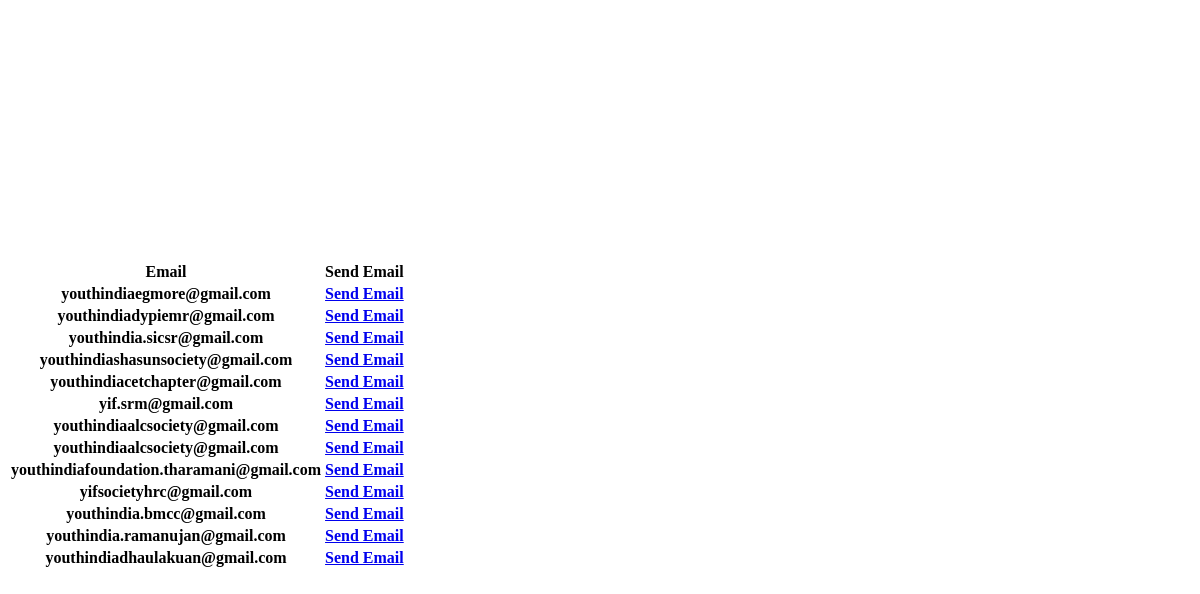
The app's page /email_test/, older data.
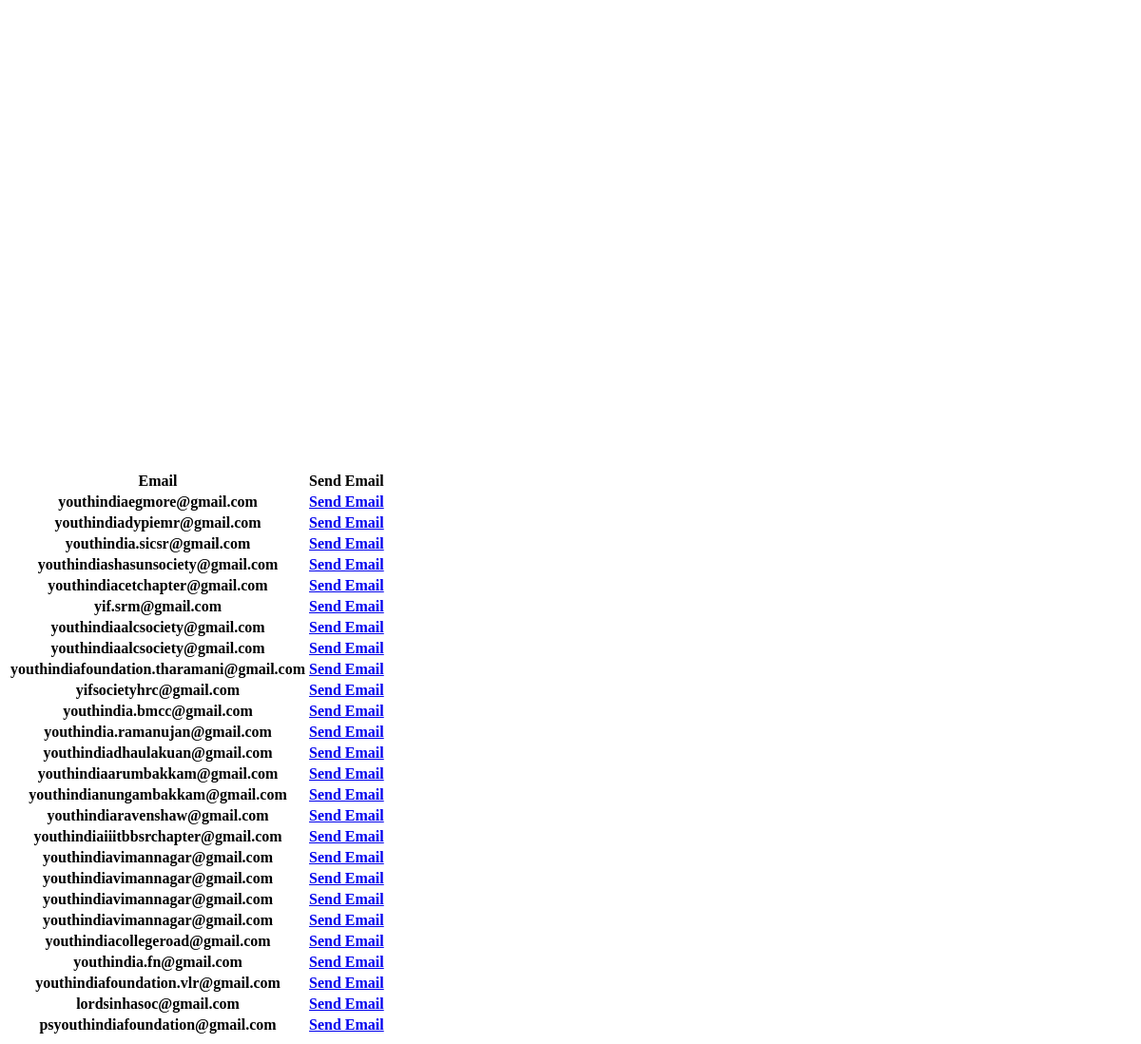
The same page, newer data.
### firstapp/models.py (models this page shows, shortened)
class events(models.Model):
    name = models.CharField(max_length= 100)
    states = (('West Bengal' , 'West bengal'),
              ('Delhi','Delhi'),
              ('Maharashtra','Maharashtra'),
              ('Odisha','Odisha'),
              ('Tamil Nadu','Tamil Nadu'))
    cluster_choices = (('1','1'), ('2','2'))
    select_state = models.CharField(max_length=50, choices = states, default = 1)
    cluster = models.CharField(max_length= 1, choices=cluster_choices, default = 2)
    summary = models.TextField(max_length= 500)
    picture = models.ImageField(upload_to = "event_posters")
    rules = models.TextField(max_length=1500)
    cost = models.IntegerField()
    cost2 = models.IntegerField(default = 0,blank = True)
    total_revenue = models.IntegerField(default = 0)
    participants = models.IntegerField(default = 0)
    start_day = models.DateField(default = datetime.today())
    email = models.EmailField(default = 'prodigygamer143@gmail.com',max_length=50)
    password = models.CharField(default = '8017586761', max_length=100)
    group_event = models.BooleanField(default = False)
    class Meta:
        verbose_name_plural = "Events"

### firstapp/views.py (the view)
# urls.py: path('email_test/', views.email_test, name = 'email_test'),
def email_test(request):
    all_events = events.objects.all()
    return render(request, 'email_test.html', {'all_events' : all_events})

### templates/email_test.html (shortened to what this page needs)
<!DOCTYPE html>
<html lang="en">
<head>
</head>
<body>
<table style= "text-align: center;">
    <tr>
        <th>Email</th>
        <th>Send Email</th>
    </tr>
    <br>
    {% for event in all_events %}
    <tr>
        <th>{{ event.email  }}</th>
        <th><a href = "{{event.name}}">Send Email</a></th>
    </tr>
    <br>
    {% endfor %}
</table>
</body>
</html>

Row changes from the older to the newer data that the page shows:
added events: email "youthindiaarumbakkam@gmail.com"
added events: email "youthindianungambakkam@gmail.com"
added events: email "youthindiaravenshaw@gmail.com"
added events: email "youthindiaiiitbbsrchapter@gmail.com"
added events: email "youthindiavimannagar@gmail.com"
added events: email "youthindiavimannagar@gmail.com"
added events: email "youthindiavimannagar@gmail.com"
added events: email "youthindiavimannagar@gmail.com"
added events: email "youthindiacollegeroad@gmail.com"
added events: email "youthindia.fn@gmail.com"
added events: email "youthindiafoundation.vlr@gmail.com"
added events: email "lordsinhasoc@gmail.com"
added events: email "psyouthindiafoundation@gmail.com"
